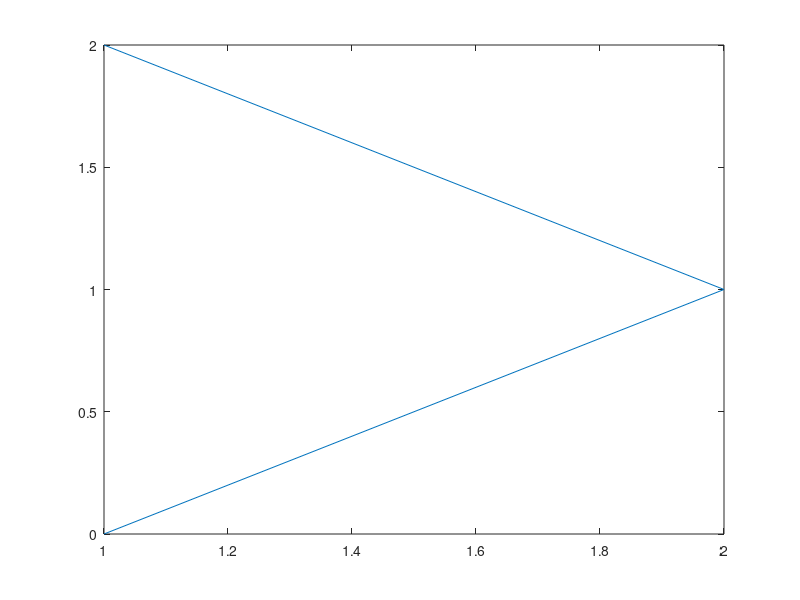

This chart was generated by the following MATLAB code: (Note: this script raises an error after producing the figure.)
clear; close all; clc;
x = [1,2,1];
y = [0,1,2];
plot(x,y);
hold on;

% x1 = x(1); x2 = x(2); x3 = x(3);
% y1 = y(1); y2 = y(2); y3 = y(3);
% 
% a = 2*(x2 - x1);
% b = 2*(y2 - y1);
% c = x1^2 + y1^2 - x2^2 - y2^2;
% d = 2*(x3 - x1);
% e = 2*(y3 - y1);
% f = x1^2 + y1^2 - x3^2 - y3^2;
% 
% yc = (a*f-c*d)/(b*d-a*e);
% xc = (yc*b)/a + c/a;
% r = ( (x1 - xc)^2 + (y1 - yc)^2 )^0.5;
[xc , yc , r] = cal_circle(x,y);
for i = 1:360
    cx = xc + r*cos( pi/180 * i );
    cy = yc + r*sin( pi/180 * i );
    plot(cx,cy,'r.'); 
end